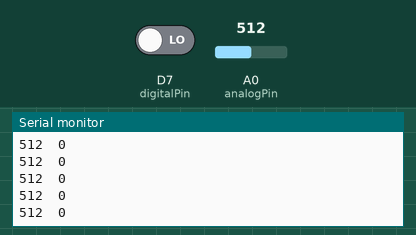
Simulated run of this sketch. Board: ESP8266 (NodeMCU). Shown: the last lines printed to the serial monitor. The test bench sets the inputs (shaded band); at power-on: A0 (analogPin) = 512, D7 (digitalPin) LOW.

Above: at 1.2 s.
1.3 s: A0 (analogPin) set to 716
At 1.31 s:
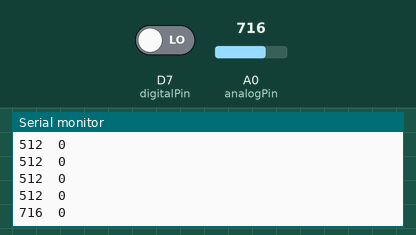
2.8 s: D7 (digitalPin) driven HIGH
At 2.81 s:
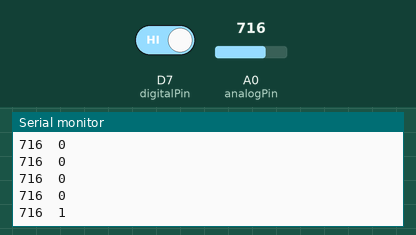
4.3 s: A0 (analogPin) set to 900
At 4.31 s:
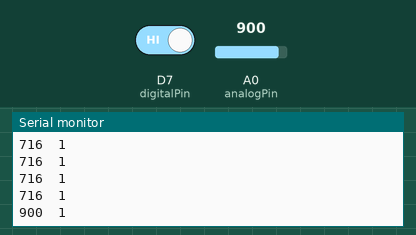
5.8 s: D7 (digitalPin) driven LOW
At 5.82 s:
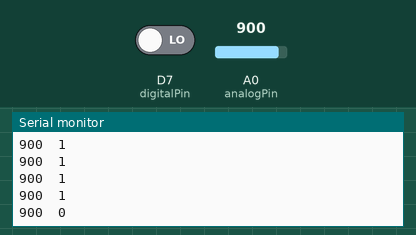
Timing chart, 0 to 8.3 s (numbered marks = the images above; inputs shaded):
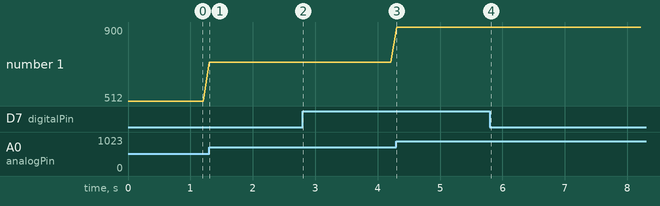

Measured:
- after the input at 1.3 s, the serial monitor: prints a new line at once (image 1)
- after the input at 2.8 s, the serial monitor: prints a new line at once (image 2)
- after the input at 4.3 s, the serial monitor: prints a new line at once (image 3)
- after the input at 5.8 s, the serial monitor: prints a new line at once (image 4)
- plotted number 1: 512 → 716 after the input at 1.3 s, 716 → 900 after the input at 4.3 s

The sketch:

KY024_Linear_Hall.ino
```cpp
//int analogPin = A0; // for Arduino microcontroller
int analogPin = A0; // for ESP8266 microcontroller
//int analogPin = A4; // for ESP32 microcontroller

//int digitalPin = 7; // for Arduino microcontroller
int digitalPin = D7; // for ESP8266 microcontroller
//int digitalPin = 0; // for ESP32 microcontroller

void setup() {
  pinMode(digitalPin, INPUT);
  Serial.begin(9600);
}

void loop() {
  int analogVal = analogRead(analogPin);
  int digitalVal = digitalRead(digitalPin);
  Serial.print(analogVal);
  Serial.print("\t");
  Serial.println(digitalVal);
  delay(100);
}
```
